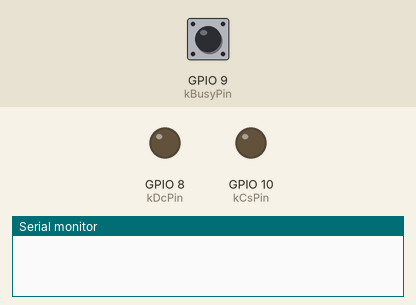
Simulated run of this sketch. Board: ESP32-S3. Parts: output pins drawn as LEDs (lit = HIGH), the last lines printed to the serial monitor. Inputs (shaded band) come from the test bench; at power-on: GPIO 9 (kBusyPin) HIGH. Pins used as bus, display or sensor lines are not drawn.

Above: at 0.0 s.
At 2.3 s:
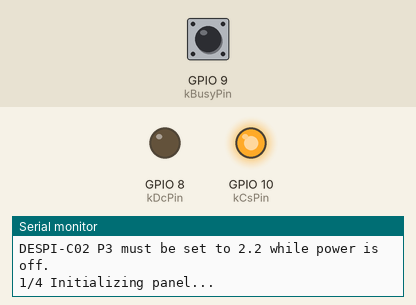
Timing chart, 0 to 3.8 s (numbered marks = the images above):
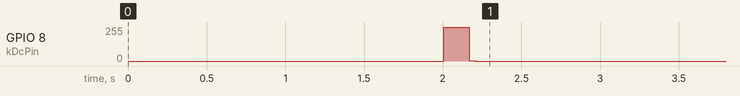

The sketch:

display_check.ino
```cpp
#include <Arduino.h>
#include <SPI.h>

// FridgeEInkDisplay GDEM075F53/JD79665CA bring-up.
// Initialization sequence checked against Good Display's official
// "A32-GDEM075F53" ESP32 sample dated 2026-07-09.
//
// Wiring:
//   DESPI-C02 BUSY -> GPIO9
//   DESPI-C02 RES  -> GPIO7
//   DESPI-C02 D/C  -> GPIO8
//   DESPI-C02 CS   -> GPIO10
//   DESPI-C02 SCK  -> GPIO12
//   DESPI-C02 SDI  -> GPIO11
//   DESPI-C02 GND  -> GND
//   DESPI-C02 3.3V -> 3V3

namespace {

constexpr int kBusyPin = 9;
constexpr int kResetPin = 7;
constexpr int kDcPin = 8;
constexpr int kCsPin = 10;
constexpr int kSckPin = 12;
constexpr int kMosiPin = 11;

constexpr uint16_t kWidth = 800;
constexpr uint16_t kHeight = 480;
constexpr uint32_t kFrameBytes =
    static_cast<uint32_t>(kWidth) * kHeight / 4;
constexpr uint32_t kBusyTimeoutMs = 60000;
constexpr uint32_t kBusyAssertTimeoutMs = 3000;
constexpr uint32_t kMinimumFullRefreshMs = 5000;

// Four pixels are packed into each byte, two bits per pixel.
constexpr uint8_t kBlackByte = 0x00;
constexpr uint8_t kWhiteByte = 0x55;
constexpr uint8_t kYellowByte = 0xAA;
constexpr uint8_t kRedByte = 0xFF;

SPISettings panelSpi(4000000, MSBFIRST, SPI_MODE0);

void writeCommand(uint8_t command) {
  digitalWrite(kCsPin, LOW);
  digitalWrite(kDcPin, LOW);
  SPI.transfer(command);
  digitalWrite(kCsPin, HIGH);
}

void writeData(uint8_t data) {
  digitalWrite(kCsPin, LOW);
  digitalWrite(kDcPin, HIGH);
  SPI.transfer(data);
  digitalWrite(kCsPin, HIGH);
}

bool waitUntilIdle(const char* phase) {
  const uint32_t startedAt = millis();
  while (digitalRead(kBusyPin) == LOW) {
    if (millis() - startedAt >= kBusyTimeoutMs) {
      Serial.printf("ERROR: BUSY timeout during %s\n", phase);
      return false;
    }
    delay(10);
  }
  return true;
}

bool waitForBusyCycle(const char* phase,
                      uint32_t commandStartedAt,
                      uint32_t minimumDurationMs = 0) {
  while (digitalRead(kBusyPin) == HIGH) {
    if (millis() - commandStartedAt >= kBusyAssertTimeoutMs) {
      Serial.printf("ERROR: BUSY never asserted during %s.\n", phase);
      return false;
    }
    delay(5);
  }

  Serial.printf(
      "    BUSY asserted after %lu ms; waiting for %s to finish...\n",
      static_cast<unsigned long>(millis() - commandStartedAt),
      phase);
  if (!waitUntilIdle(phase)) {
    return false;
  }

  const uint32_t durationMs = millis() - commandStartedAt;
  Serial.printf(
      "    %s completed in %lu ms.\n",
      phase,
      static_cast<unsigned long>(durationMs));
  if (durationMs < minimumDurationMs) {
    Serial.printf(
        "ERROR: %s completed implausibly fast; expected at least %lu ms.\n",
        phase,
        static_cast<unsigned long>(minimumDurationMs));
    return false;
  }
  return true;
}

void hardwareReset() {
  delay(100);
  digitalWrite(kResetPin, LOW);
  delay(10);
  digitalWrite(kResetPin, HIGH);
  delay(10);
}

bool initializePanel() {
  hardwareReset();
  if (!waitUntilIdle("reset")) {
    return false;
  }

  writeCommand(0x4D);
  writeData(0x78);

  writeCommand(0x00);
  writeData(0x2F);
  writeData(0x29);

  writeCommand(0xE3);
  writeData(0x88);

  writeCommand(0x50);
  writeData(0x37);

  writeCommand(0x61);
  writeData(kWidth >> 8);
  writeData(kWidth & 0xFF);
  writeData(kHeight >> 8);
  writeData(kHeight & 0xFF);

  writeCommand(0x65);
  writeData(0x00);
  writeData(0x00);
  writeData(0x00);
  writeData(0x00);

  writeCommand(0xE9);
  writeData(0x01);

  writeCommand(0xF0);
  writeData(0x5F);

  writeCommand(0x30);
  writeData(0x08);

  const uint32_t commandStartedAt = millis();
  writeCommand(0x04);
  return waitForBusyCycle("power on", commandStartedAt);
}

void sendFourColorPattern() {
  writeCommand(0x10);

  // Four 200-pixel vertical bands: black, white, yellow, red.
  // Each band occupies 50 packed bytes per row.
  // Keep the byte-level CS timing identical to Good Display's official
  // GDEM075F53 Arduino example. Some controller/panel revisions do not accept
  // a complete 96,000-byte frame under one uninterrupted CS assertion.
  for (uint16_t y = 0; y < kHeight; ++y) {
    for (uint16_t i = 0; i < 50; ++i) {
      writeData(kBlackByte);
    }
    for (uint16_t i = 0; i < 50; ++i) {
      writeData(kWhiteByte);
    }
    for (uint16_t i = 0; i < 50; ++i) {
      writeData(kYellowByte);
    }
    for (uint16_t i = 0; i < 50; ++i) {
      writeData(kRedByte);
    }
  }

  Serial.printf("Frame sent: %lu bytes\n",
                static_cast<unsigned long>(kFrameBytes));
}

bool refreshPanel() {
  const uint32_t commandStartedAt = millis();
  writeCommand(0x12);
  writeData(0x00);
  return waitForBusyCycle(
      "full refresh", commandStartedAt, kMinimumFullRefreshMs);
}

bool sleepPanel() {
  const uint32_t commandStartedAt = millis();
  writeCommand(0x02);
  writeData(0x00);
  if (!waitForBusyCycle("power off", commandStartedAt)) {
    return false;
  }

  writeCommand(0x07);
  writeData(0xA5);
  return true;
}

void stopWithError() {
  Serial.println("RESULT: FAIL");
  SPI.endTransaction();
}

}  // namespace

void setup() {
  Serial.begin(115200);
  delay(2000);

  Serial.println();
  Serial.println("=== GDEM075F53 display check ===");
  Serial.println("Keep USB power connected during the whole refresh.");
  Serial.println("DESPI-C02 P3 must be set to 2.2 while power is off.");

  pinMode(kBusyPin, INPUT);
  pinMode(kResetPin, OUTPUT);
  pinMode(kDcPin, OUTPUT);
  pinMode(kCsPin, OUTPUT);
  digitalWrite(kResetPin, HIGH);
  digitalWrite(kDcPin, HIGH);
  digitalWrite(kCsPin, HIGH);

  SPI.begin(kSckPin, -1, kMosiPin, kCsPin);
  SPI.beginTransaction(panelSpi);

  Serial.println("1/4 Initializing panel...");
  if (!initializePanel()) {
    stopWithError();
    return;
  }

  Serial.println("2/4 Sending 96,000-byte four-color frame...");
  sendFourColorPattern();

  Serial.println("3/4 Refreshing; flicker is normal, wait up to 60 seconds...");
  if (!refreshPanel()) {
    stopWithError();
    return;
  }

  Serial.println("4/4 Entering panel sleep...");
  if (!sleepPanel()) {
    stopWithError();
    return;
  }

  SPI.endTransaction();
  Serial.println("RESULT: PASS");
  Serial.println("Expected image: black | white | yellow | red vertical bands.");
}

void loop() {
  delay(1000);
}
```
